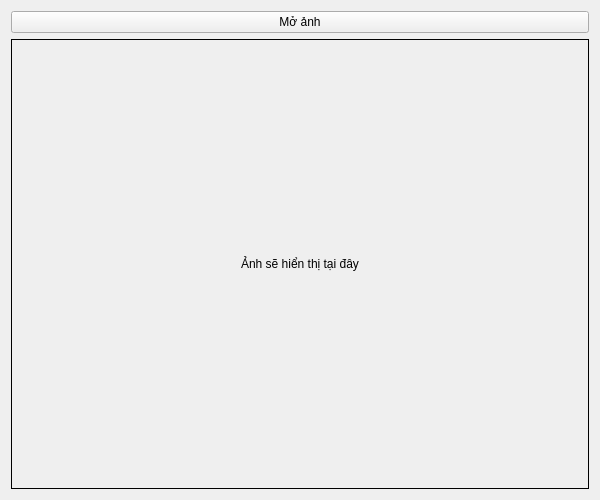
<?xml version="1.0" encoding="UTF-8"?>
<ui version="4.0">
 <class>ImageViewer</class>
 <widget class="QWidget" name="ImageViewer">
  <property name="geometry">
   <rect>
    <x>0</x>
    <y>0</y>
    <width>600</width>
    <height>500</height>
   </rect>
  </property>
  <property name="windowTitle">
   <string>Trình xem ảnh</string>
  </property>
  <layout class="QVBoxLayout" name="verticalLayout">
   <item>
    <widget class="QPushButton" name="btn_open">
     <property name="text">
      <string>Mở ảnh</string>
     </property>
     <property name="minimumHeight">
      <number>40</number>
     </property>
    </widget>
   </item>
   <item>
    <widget class="QLabel" name="label_image">
     <property name="text">
      <string>Ảnh sẽ hiển thị tại đây</string>
     </property>
     <property name="alignment">
      <set>Qt::AlignCenter</set>
     </property>
     <property name="frameShape">
      <enum>QFrame::Box</enum>
     </property>
     <property name="minimumSize">
      <size>
       <width>400</width>
       <height>400</height>
      </size>
     </property>
     <property name="scaledContents">
      <bool>true</bool>
     </property>
    </widget>
   </item>
  </layout>
 </widget>
 <resources/>
 <connections/>
</ui>
